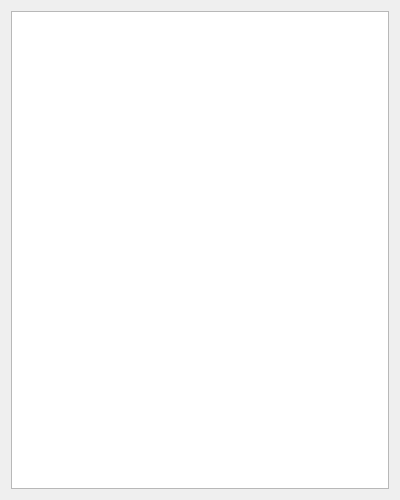
<?xml version="1.0" encoding="UTF-8"?>
<ui version="4.0">
 <class>TrashWindow</class>
 <widget class="QWidget" name="TrashWindow">
  <property name="geometry">
   <rect>
    <x>0</x>
    <y>0</y>
    <width>400</width>
    <height>500</height>
   </rect>
  </property>
  <property name="windowTitle">
   <string>Trash</string>
  </property>
  <layout class="QVBoxLayout" name="verticalLayout">
   <item>
    <widget class="QListWidget" name="list_widget"/>
   </item>
  </layout>
 </widget>
 <resources/>
 <connections/>
</ui>
